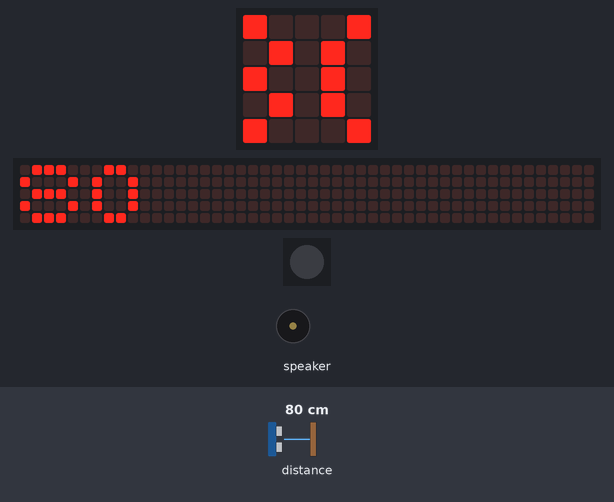
This program was run on a simulated Calliope mini (MakeCode). On the bench: the board's 5×5 LED display, a strip that is not on the board, showing the scrolling text unrolled, 1 RGB LEDs in strip order, left to right, buzzer (waves = sounding). The test bench sets the inputs (shaded band); at power-on: distance to the obstacle 80 cm. Dim RGB values are drawn brighter than linear; the 48×5 strip is a reading aid, not a part: it shows the text the display is scrolling, unrolled, one strip-width of it at a time.

Above: at 1.28 s.
1.3 s: distance to the obstacle set to 2 cm
At 4.8 s:
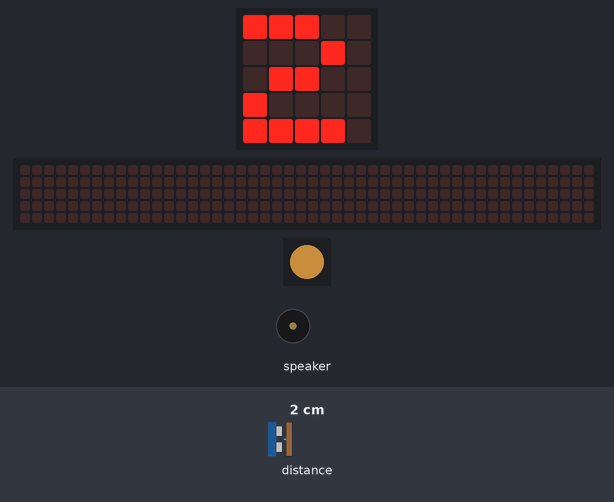
5.0 s: distance to the obstacle set to 35 cm
At 5.86 s:
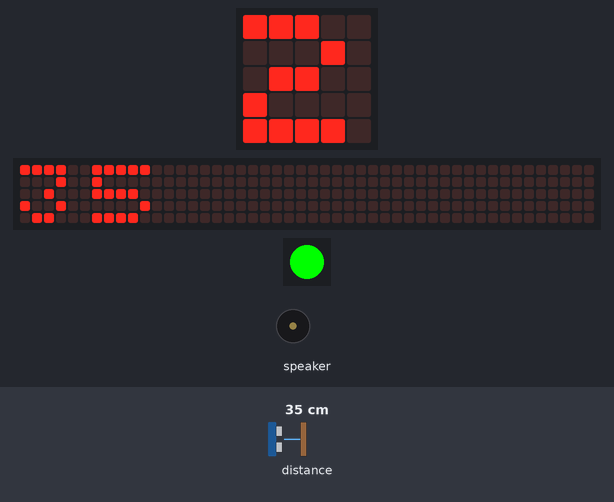
7.7 s: distance to the obstacle set to 18 cm
At 9.17 s:
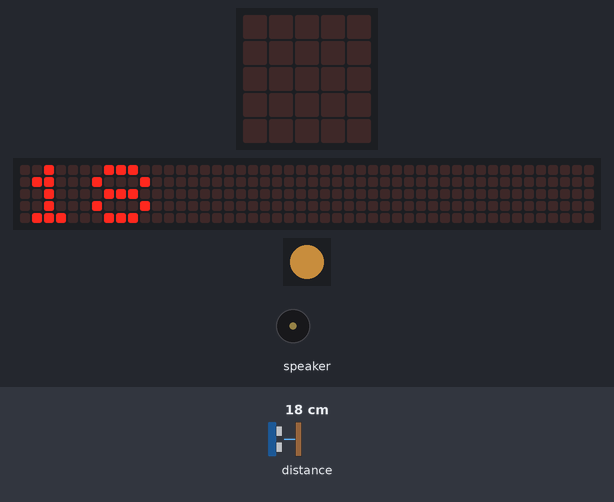
10.8 s: distance to the obstacle set to 60 cm
At 12.33 s:
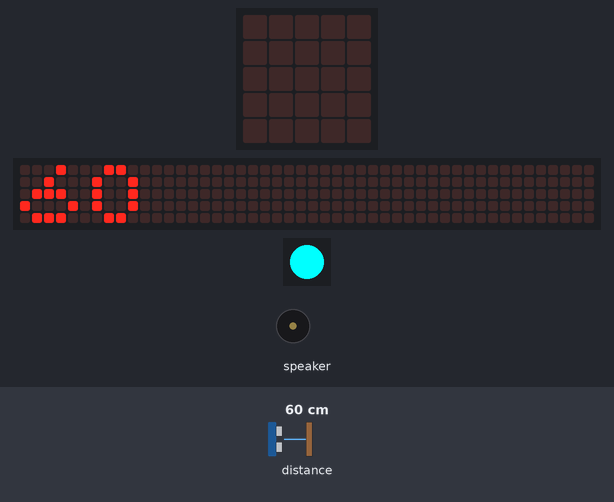
14.2 s: distance to the obstacle set to 120 cm
At 15.3 s:
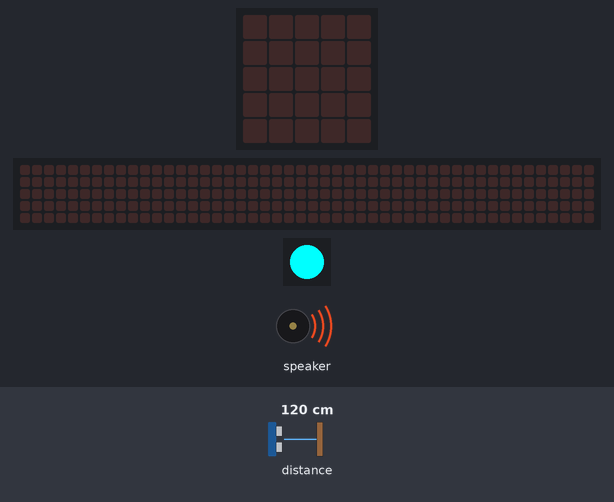
Timing chart, 0 to 21.2 s (numbered marks = the images above; inputs shaded):
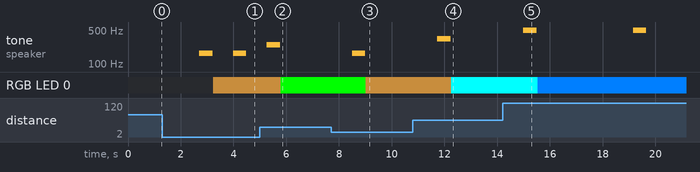

The program:

main.ts
```typescript
basic.forever(function () {
    basic.showString("" + (Math.round(grove.measureInCentimeters(DigitalPin.C16))))
    if (grove.measureInCentimeters(DigitalPin.C16) < 20) {
        music.playTone(165, music.beat(BeatFraction.Whole))
        basic.setLedColor(0x65471f)
    } else if (grove.measureInCentimeters(DigitalPin.C16) < 50) {
        music.playTone(247, music.beat(BeatFraction.Whole))
        basic.setLedColor(0x00ff00)
    } else if (grove.measureInCentimeters(DigitalPin.C16) < 100) {
        music.playTone(330, music.beat(BeatFraction.Whole))
        basic.setLedColor(0x00ffff)
    } else if (grove.measureInCentimeters(DigitalPin.C16) < 300) {
        music.playTone(494, music.beat(BeatFraction.Whole))
        basic.setLedColor(0x007fff)
    } else if (grove.measureInCentimeters(DigitalPin.C16) < 600) {
        music.playTone(988, music.beat(BeatFraction.Whole))
        basic.setLedColor(0x7f00ff)
    } else {
        music.playTone(131, music.beat(BeatFraction.Whole))
        basic.setLedColor(0xff0000)
    }
})
```

test.ts
```typescript
// Hier kann man Tests durchführen; diese Datei wird nicht kompiliert, wenn dieses Paket als Erweiterung verwendet wird.
```

Measured:
- after the input at 1.3 s, the display: first differs from a run without the input after 1.9 s (image 1)
- after the input at 5.0 s, RGB LED 0: RGB(101, 71, 31) → RGB(0, 255, 0) after 0.79 s; the display: changes after 0.79 s (image 2)
- after the input at 7.7 s, the display: first differs from a run without the input after 1.3 s (image 3)
- after the input at 10.8 s, the display: first differs from a run without the input after 1.5 s (image 4)
- after the input at 14.2 s, tone on speaker: alternates 494 Hz for 0.50 s and silent for 3.7 s, starting after 0.79 s
- by itself, tone on speaker: alternates 165 Hz for 0.50 s and silent for 0.78 s
- what the display in image 5 shows lasts 0.5 s, from 15.0 s to 15.5 s
